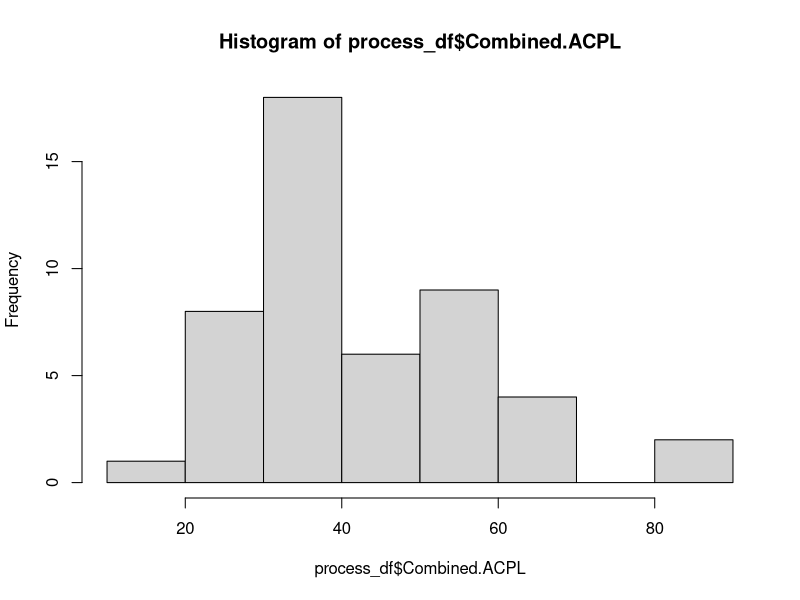
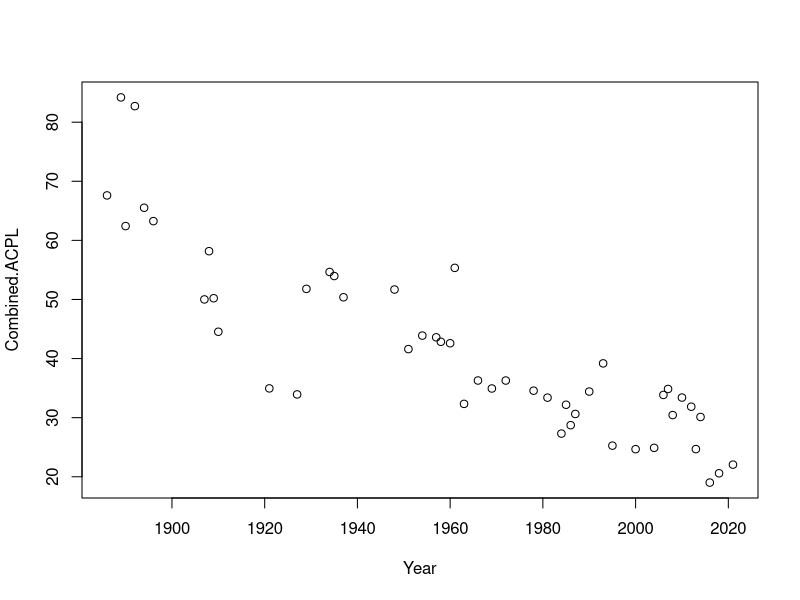
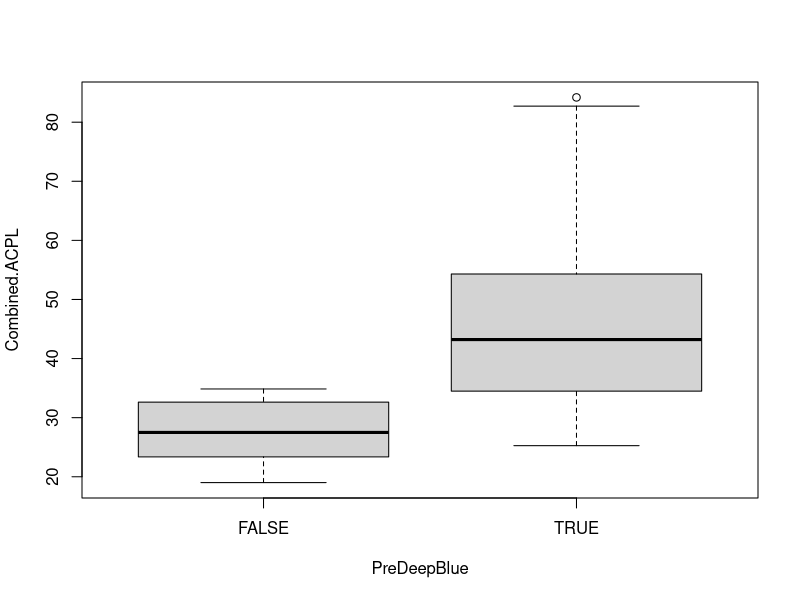
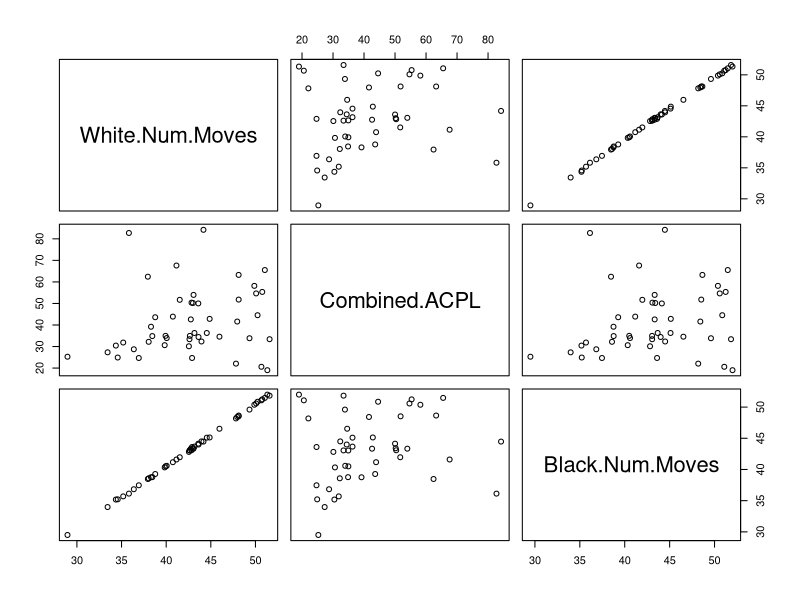

The R source for these figures, in order: (Note: this script raises an error after producing the figures.)
## ---- chunk 1
setwd('C:/Users/Tamia/Desktop/TCD-Semester2/ASM/mainAssignment')
chess_df <- read.csv("analysis.csv")
## ---- chunk 2
normalize<-function(data){
  return((data-mean(data)) / sd(data))
}

df <- chess_df[,c('Year','White.Num.Moves','Black.Num.Moves','Combined.ACPL','PreDeepBlue')]
df
process_df <- aggregate(x=df[c('Combined.ACPL','White.Num.Moves','Black.Num.Moves')],by=list(Year=df$Year,PreDeepBlue=df$PreDeepBlue),mean)
process_df
## ---- chunk 3
hist(process_df$Combined.ACPL)
## ---- chunk 4
cor(process_df)
## ---- chunk 5
plot(Combined.ACPL ~ Year, data = process_df)
## ---- chunk 6
boxplot(Combined.ACPL ~ PreDeepBlue, data = process_df)
## ---- chunk 7
pairs(subset(process_df, select = c(White.Num.Moves,Combined.ACPL,Black.Num.Moves)))
## ---- chunk 8
process_df$PreDeepBlue <- factor(process_df$PreDeepBlue)
process_df
## ---- chunk 9
lm1 <- lm(Combined.ACPL ~ PreDeepBlue+Year, data = process_df)
summary(lm1)
## ---- chunk 10
library(car)
qqPlot(lm1, which = 2)
## ---- chunk 11
step_AIC_backward <- step(lm1)
step_AIC_backward
## ---- chunk 12
lm2 <- lm(Combined.ACPL ~ Year+I(Year^2), data = process_df)
summary(lm2)
## ---- chunk 13
qqPlot(lm2, which = 2)
## ---- chunk 14
step_AIC_backward <- step(lm2)
step_AIC_backward
## ---- chunk 15
Year <- c(2022,2023,2024,2025,2026,2027,2028,2029,2030,2031)
pre_df <-  data.frame(Year)
pre_df
ACPL_predict <- predict(lm2, newdata = pre_df)
plot(pre_df$Year,ACPL_predict)
## ---- chunk 16
ACPL_hat <- predict(lm2)
plot(process_df$Year,ACPL_hat)
